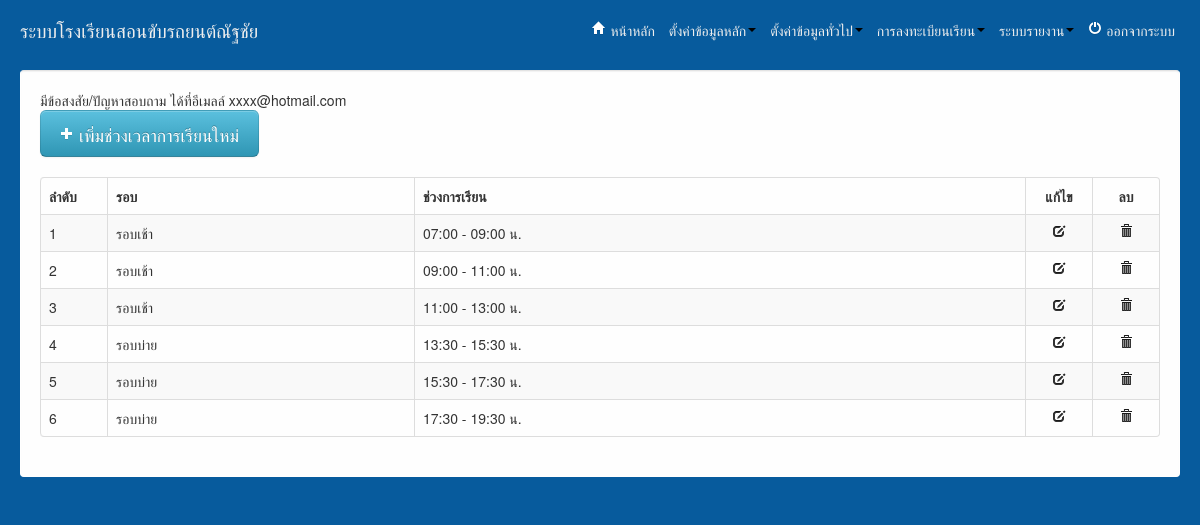
/admin/index.php?url=index_phase.php (signed in), run on the app's committed database.
### tables this page shows
CREATE TABLE IF NOT EXISTS `tbphase` (
  `id` int(11) NOT NULL AUTO_INCREMENT,
  `around` varchar(255) NOT NULL,
  `name` varchar(250) NOT NULL,
  PRIMARY KEY (`id`)
);

### admin/index_phase.php (the view, shortened to what this page needs)
<?php
$rs = mysql_query('SELECT * FROM tbphase');
?>
<a href="index.php?url=form_phase.php" class="btn btn-large btn-info"><i class="icon icon-plus icon-white"></i> เพิ่มช่วงเวลาการเรียนใหม่</a>
<br><br>
<table class="table table-hover table-striped table-bordered">
    <thead>
        <tr>
            <th width ="50px">ลำดับ</th>
            <th>รอบ</th>
            <th>ช่วงการเรียน</th>
            <th class="text-center" width="50px">แก้ไข</th>
            <th class="text-center" width="50px">ลบ</th>
        </tr>
    </thead>
    <tbody>
        <?php
        $i = 1;
        while ($val = mysql_fetch_assoc($rs)):
            ?>
            <tr>
                <td><?php echo $i++; ?></td>
                <td><?php echo $val['around'];?></td>
                <td><?php echo $val['name']; ?></td>
                <td class="text-center"><a href="index.php?url=form_phase.php&id=<?php echo $val['id']; ?>"><i class="icon icon-edit"></i></a></td>
                <td class="text-center"><a href="delete_phase.php?id=<?php echo $val['id']; ?>" onclick="return confirm('ยืนยันการลบ ?');"><i class="icon icon-trash"></i></a></td>
            </tr>
        <?php endwhile; ?>
    </tbody>
</table>

### admin/css/mycss.css (style rules this page uses)
* { margin: 0; padding: 0; }

### admin/index.php (style rules this page uses)
table tr .text-center { text-align:center; vertical-align: middle; }

### data on the page
tbphase: around "รอบเช้า", name "07:00 - 09:00 น."
tbphase: around "รอบเช้า", name "09:00 - 11:00 น."
tbphase: around "รอบเช้า", name "11:00 - 13:00 น."
tbphase: around "รอบบ่าย", name "13:30 - 15:30 น."
tbphase: around "รอบบ่าย", name "15:30 - 17:30 น."
tbphase: around "รอบบ่าย", name "17:30 - 19:30 น."
